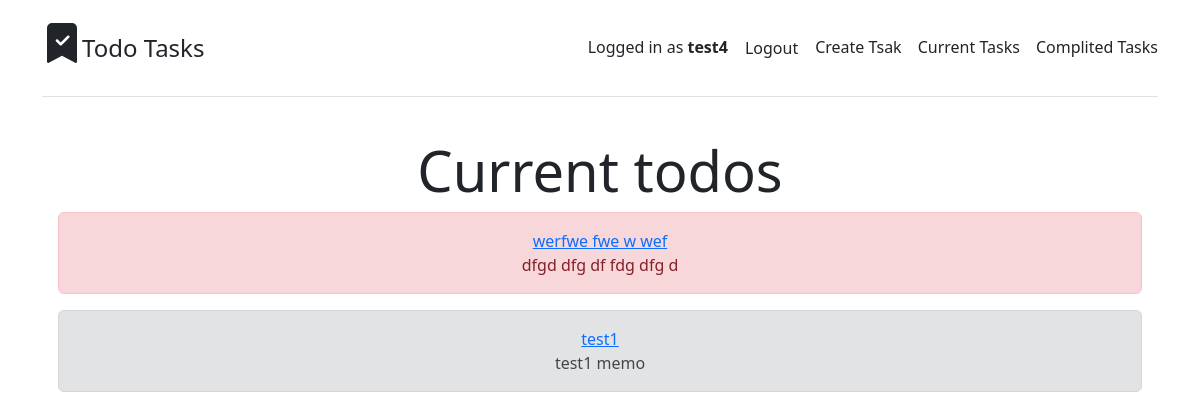
The app's page /current/ (signed in), older data.
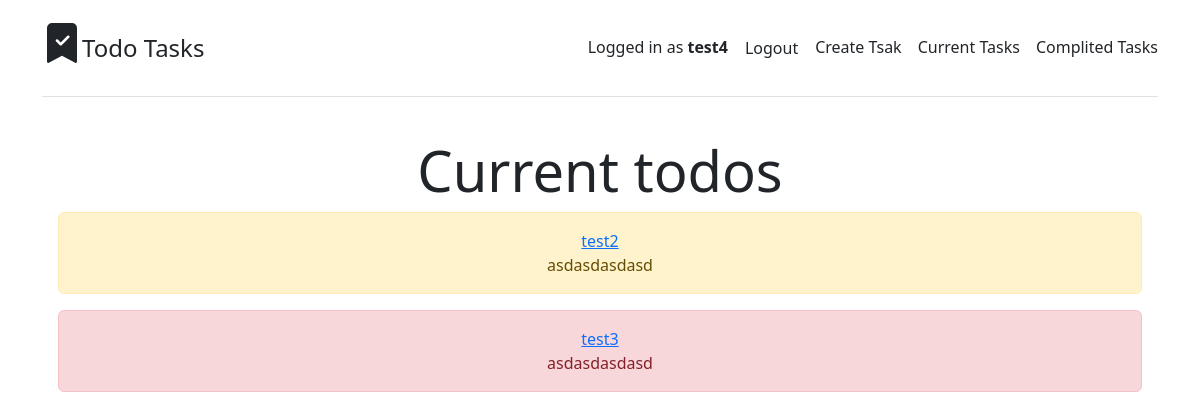
The same page, newer data.
### todo/models.py (models this page shows, shortened)
class Todo(models.Model):
    status_choices = [('alert-secondary', 'common'), ('alert-warning', 'important'), ('alert-danger', 'very important')]
    title = models.CharField(max_length=100)
    memo = models.TextField(blank=True)
    important = models.CharField(max_length=100,choices=status_choices,default=status_choices[0])
    created = models.DateTimeField(default=timezone.now, editable=True)
    datecomplited = models.DateTimeField(null=True, blank=True)
    user = models.ForeignKey(User, on_delete=models.CASCADE)
    idx = models.PositiveIntegerField(default=0,blank=False)

### todo/views.py (the view)
# urls.py: path('current/', views.current_todos, name='currenttodos'),
def current_todos(request):
    todos = Todo.objects.filter(user=request.user, datecomplited__isnull=True)
    return render(request, 'todo/currenttodos.html', {'todos': todos})

### templates/todo/currenttodos.html
{% extends 'todo/base.html' %}
{% block content %}
    <h1 class="display-4 fw-normal">Current todos</h1>
    <ul class="tasks-wrapper">
    {% for todo in todos %}
        <li class="alert {{ todo.important }}">
            <a href="{% url 'detailtodo'  todo.idx %}">{{ todo.title }}</a><br/>
            {% if todo.memo %}<div class="memo">{{ todo.memo }}</div>{% endif %}
        </li>
    {% endfor %}
    </ul>
{% endblock %}

### templates/todo/base.html (shortened to what this page needs)
<!doctype html>
<html lang="en">
{% load static %}
  <head>
      <link href="https://cdn.jsdelivr.net/npm/bootstrap@5.2.0-beta1/dist/css/bootstrap.min.css" rel="stylesheet">
      <link href="{% static 'base/style.css' %}" rel="stylesheet" >
  </head>
  <body>
      <div class="container py-3">
          <header>
            <div class="d-flex flex-column flex-md-row align-items-center pb-3 mb-4 border-bottom">
              <a href="{% url 'home' %}" class="d-flex align-items-center text-dark text-decoration-none">
                <div class="fs-2 mb-3">
                </div>
                <span class="fs-4">Todo Tasks</span>
              </a>
              <nav class="d-inline-flex mt-2 mt-md-0 ms-md-auto ">
               {% if user.is_authenticated %}
                 <div class="me-3 py-2 text-dark text-decoration-none">Logged in as <strong>{{ user.username }}</strong></div>
                <form method="POST" action="{% url 'logoutuser' %}">
                <button type="submit" class="me-3 py-2 text-dark text-decoration-none btn btn-link nav-link">Logout</button>
                </form>
                <a href="{% url 'createtodos' %}" class="me-3 py-2 text-dark text-decoration-none nav-link"><span>Create Tsak</span></a>
                <a href="{% url 'currenttodos' %}" class="me-3 py-2 text-dark text-decoration-none"><span>Current Tasks</span></a>
                <a href="{% url 'complited' %}" class="py-2 text-dark text-decoration-none">Complited Tasks</a>
                {% else %}
                    <a href="{% url 'signupuser' %}" class="me-3 py-2 text-dark text-decoration-none">Sing Up</a>
                    <a href="{% url 'loginuser' %}" class="py-2 text-dark text-decoration-none">Login</a>
                {% endif %}
              </nav>
            </div>
              <div class="p-3 pb-md-4 mx-auto text-center">
               {% block content %}{% endblock %}
              </div>
          </header>
      </div>
  </body>
</html>

### static/base/style.css (style rules this page uses)
.tasks-wrapper { list-style: none; padding: 0px }

Row changes from the older to the newer data that the page shows:
removed Todo: title "werfwe fwe w wef", memo "dfgd dfg df fdg dfg d"
removed Todo: title "test1", memo "test1 memo", important "alert-secondary" (drawn)
added Todo: title "test2", memo "asdasdasdasd", important "alert-warning" (drawn)
added Todo: title "test3", memo "asdasdasdasd"
